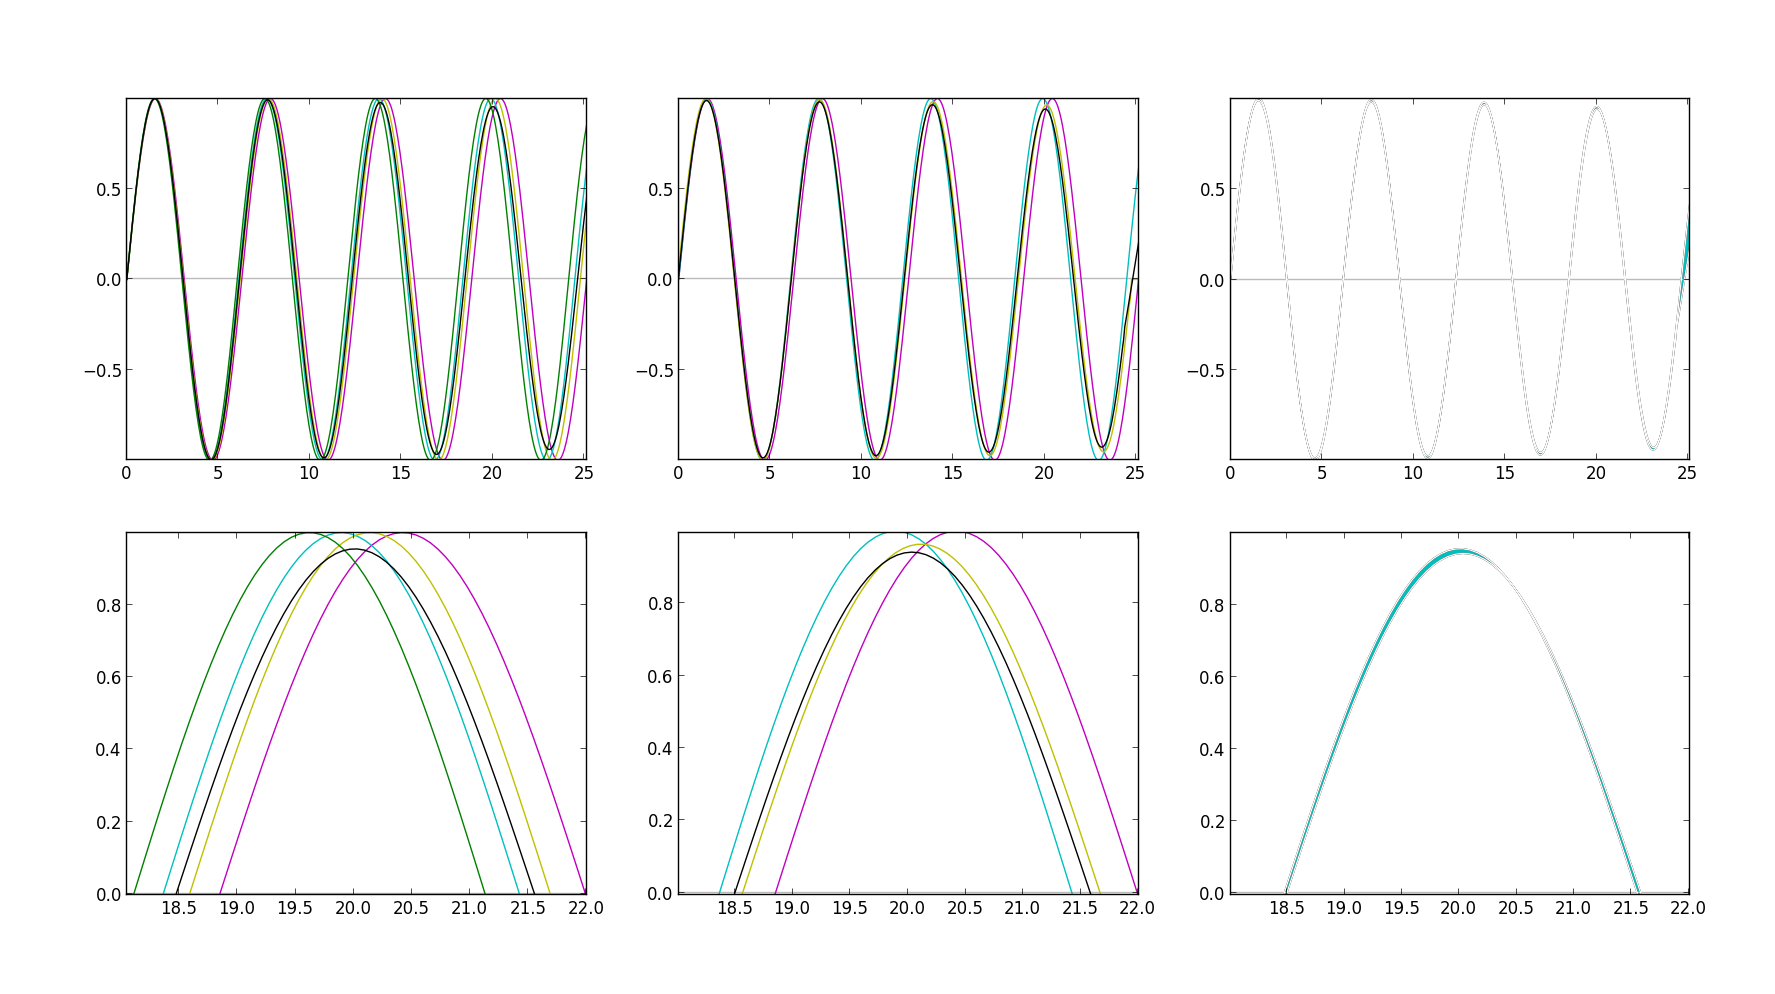

Write Python code to recreate this figure.
#!/usr/bin/env python

import matplotlib.pyplot as plt
import numpy as np
import math

z_one = None
z_two = None

def without_resampling():
    # Plot the axes in grey.
    plt.axhline(linewidth=1, color='#bbbbbb')
    plt.axvline(linewidth=1, color='#bbbbbb')

    # The X domain here is modeled with 100 sample frames per cycle which
    # approximates an A4 sine wave playing at 44,100Hz. In the resampling step,
    # we'll take this number down to show the phasing artifacts introduced.
    x = np.linspace(0, 8 * np.pi, 400)

    y = np.sin(x) # First oscillator from the generator
    yp = np.sin(1.0265 * x) # Second oscillator from the generator.

    # This is a detune factor of +24 cents. A little unrealistic for the sound we
    # want, but helps clarify what's happening in the graphical representation.
    detune_factor = math.pow(2.0, (24.0 / 1200.0))

    ypp = np.sin(detune_factor * x) # First oscillator detuned
    yppp = np.sin(detune_factor * 1.0265 * x) # Second oscillator detuned

    plt.plot(x, y, 'm')
    plt.plot(x, yp, 'c')
    plt.plot(x, ypp, 'y')
    plt.plot(x, yppp, 'g')

    # Now the summation to show the phasing
    global z_one
    z_one = 0.25 * (y + yp + ypp + yppp)
    plt.plot(x, z_one, 'k')

    plt.axis('tight')

def with_resampling():
    # Plot the axes in grey.
    plt.axhline(linewidth=1, color='#bbbbbb')
    plt.axvline(linewidth=1, color='#bbbbbb')

    # The X domain here is modeled with 100 sample frames per cycle which
    # approximates an A4 sine wave playing at 44,100Hz. In the resampling step,
    # we'll take this number down to show the phasing artifacts introduced.
    x = np.linspace(0, 8 * np.pi, 400)

    # We'll need these two because in `stepTwo` we play the raw buffer next to
    # the resampled buffer. These two represent the raw buffer.
    y = np.sin(x) # First oscillator from the generator
    yp = np.sin(1.0265 * x) # Second oscillator from the generator.

    # Same detune factor of +24 cents
    detune_factor = math.pow(2.0, (24.0 / 1200.0))

    # The resampled buffers drop samples, thus their array size is not the same
    # as `x`, `yp`, or `ypp`.
    size = int(math.floor(400.0 / detune_factor))
    xp = np.linspace(0, 8 * np.pi, size)
    ypp = np.zeros_like(xp)

    # Chromium's detune implementation ported here for our experiment.
    yyp = 0.5 * (y + yp)
    virtual_read_index = 1.0
    playback_rate = detune_factor
    for i in range(size):
        write_index = i
        read_index = math.floor(virtual_read_index)
        read_index2 = read_index + 1
        interp_factor = virtual_read_index - read_index
    
        if read_index2 >= size - 1:
            read_index2 = read_index
        if read_index >= size - 1:
            break
    
        sample1 = yyp[read_index]
        sample2 = yyp[read_index2]
        current_sample = (1.0 - interp_factor) * sample1 + interp_factor * sample2
    
        ypp[write_index] = current_sample
        virtual_read_index = virtual_read_index + playback_rate

    plt.plot(x, y, 'm')
    plt.plot(x, yp, 'c')
    plt.plot(xp, ypp, 'y')

    # Now the summation to show the phasing
    global z_two
    z_two = y + yp
    z_two[:len(ypp)] += ypp
    z_two = 0.33 * z_two
    plt.plot(x, z_two, 'k')

    plt.axis('tight')

def show_difference():
    # Plot the axes in grey.
    plt.axhline(linewidth=1, color='#bbbbbb')
    plt.axvline(linewidth=1, color='#bbbbbb')

    x = np.linspace(0, 8 * np.pi, 400)
    plt.plot(x, z_one, '#ffffff')
    plt.plot(x, z_two, '#ffffff')

    plt.fill_between(x, z_one, z_two, where=z_one>=z_two, facecolor='c', interpolate=True)
    plt.fill_between(x, z_one, z_two, where=z_one<=z_two, facecolor='c', interpolate=True)

    plt.axis('tight')

if __name__ == '__main__':
    plt.figure()

    # Plot the same plot on top of itself for interesting zooming perspective
    plt.subplot(231)
    without_resampling()
    plt.subplot(234)
    without_resampling()

    plt.subplot(232)
    with_resampling()
    plt.subplot(235)
    with_resampling()

    plt.subplot(233)
    show_difference()
    plt.subplot(236)
    show_difference()

    plt.show()
